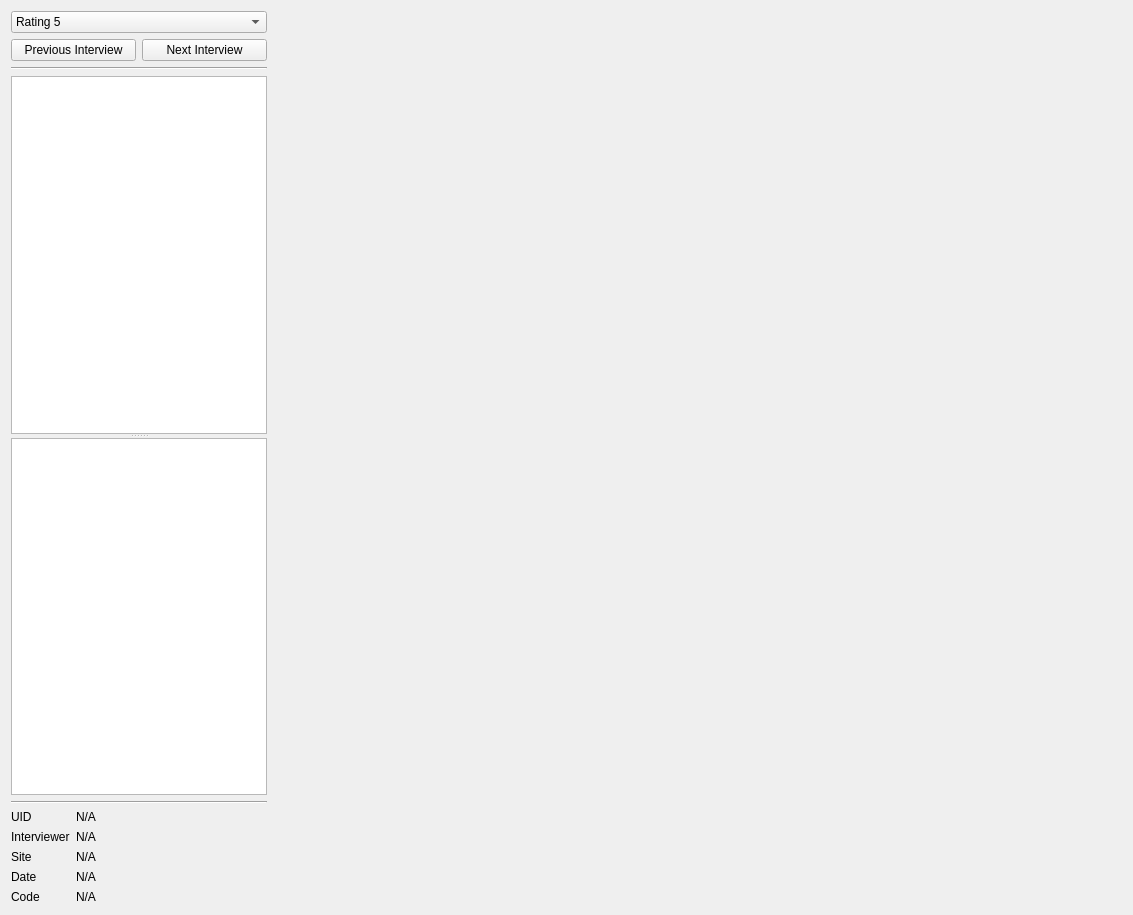
<?xml version="1.0" encoding="UTF-8"?>
<ui version="4.0">
 <class>QAlderAtlasWidget</class>
 <widget class="QWidget" name="QAlderAtlasWidget">
  <property name="geometry">
   <rect>
    <x>0</x>
    <y>0</y>
    <width>1133</width>
    <height>915</height>
   </rect>
  </property>
  <property name="windowTitle">
   <string>Form</string>
  </property>
  <layout class="QHBoxLayout" name="horizontalLayout">
   <item>
    <layout class="QVBoxLayout" name="verticalLayout">
     <item>
      <widget class="QComboBox" name="ratingComboBox">
       <property name="currentIndex">
        <number>4</number>
       </property>
       <item>
        <property name="text">
         <string>Rating 1</string>
        </property>
       </item>
       <item>
        <property name="text">
         <string>Rating 2</string>
        </property>
       </item>
       <item>
        <property name="text">
         <string>Rating 3</string>
        </property>
       </item>
       <item>
        <property name="text">
         <string>Rating 4</string>
        </property>
       </item>
       <item>
        <property name="text">
         <string>Rating 5</string>
        </property>
       </item>
      </widget>
     </item>
     <item>
      <layout class="QHBoxLayout" name="buttonLayout">
       <item>
        <widget class="QPushButton" name="previousPushButton">
         <property name="text">
          <string>Previous Interview</string>
         </property>
        </widget>
       </item>
       <item>
        <widget class="QPushButton" name="nextPushButton">
         <property name="text">
          <string>Next Interview</string>
         </property>
        </widget>
       </item>
      </layout>
     </item>
     <item>
      <widget class="Line" name="line1">
       <property name="orientation">
        <enum>Qt::Horizontal</enum>
       </property>
      </widget>
     </item>
     <item>
      <widget class="QSplitter" name="splitter">
       <property name="orientation">
        <enum>Qt::Vertical</enum>
       </property>
       <widget class="QTextEdit" name="helpTextEdit">
        <property name="sizePolicy">
         <sizepolicy hsizetype="Minimum" vsizetype="Minimum">
          <horstretch>0</horstretch>
          <verstretch>0</verstretch>
         </sizepolicy>
        </property>
        <property name="minimumSize">
         <size>
          <width>200</width>
          <height>0</height>
         </size>
        </property>
        <property name="readOnly">
         <bool>true</bool>
        </property>
       </widget>
       <widget class="QTextEdit" name="noteTextEdit">
        <property name="sizePolicy">
         <sizepolicy hsizetype="Minimum" vsizetype="Minimum">
          <horstretch>0</horstretch>
          <verstretch>0</verstretch>
         </sizepolicy>
        </property>
        <property name="minimumSize">
         <size>
          <width>200</width>
          <height>0</height>
         </size>
        </property>
        <property name="readOnly">
         <bool>true</bool>
        </property>
       </widget>
      </widget>
     </item>
     <item>
      <widget class="Line" name="line2">
       <property name="orientation">
        <enum>Qt::Horizontal</enum>
       </property>
      </widget>
     </item>
     <item>
      <layout class="QFormLayout" name="formLayout">
       <item row="0" column="0">
        <widget class="QLabel" name="infoUIdLabel">
         <property name="text">
          <string>UID</string>
         </property>
        </widget>
       </item>
       <item row="0" column="1">
        <widget class="QLabel" name="infoUIdValueLabel">
         <property name="text">
          <string>N/A</string>
         </property>
        </widget>
       </item>
       <item row="1" column="0">
        <widget class="QLabel" name="infoInterviewerLabel">
         <property name="sizePolicy">
          <sizepolicy hsizetype="Fixed" vsizetype="Preferred">
           <horstretch>0</horstretch>
           <verstretch>0</verstretch>
          </sizepolicy>
         </property>
         <property name="text">
          <string>Interviewer</string>
         </property>
        </widget>
       </item>
       <item row="1" column="1">
        <widget class="QLabel" name="infoInterviewerValueLabel">
         <property name="text">
          <string>N/A</string>
         </property>
        </widget>
       </item>
       <item row="2" column="0">
        <widget class="QLabel" name="infoSiteLabel">
         <property name="sizePolicy">
          <sizepolicy hsizetype="Fixed" vsizetype="Preferred">
           <horstretch>0</horstretch>
           <verstretch>0</verstretch>
          </sizepolicy>
         </property>
         <property name="text">
          <string>Site</string>
         </property>
        </widget>
       </item>
       <item row="2" column="1">
        <widget class="QLabel" name="infoSiteValueLabel">
         <property name="text">
          <string>N/A</string>
         </property>
        </widget>
       </item>
       <item row="3" column="0">
        <widget class="QLabel" name="infoDateLabel">
         <property name="sizePolicy">
          <sizepolicy hsizetype="Fixed" vsizetype="Preferred">
           <horstretch>0</horstretch>
           <verstretch>0</verstretch>
          </sizepolicy>
         </property>
         <property name="text">
          <string>Date</string>
         </property>
        </widget>
       </item>
       <item row="3" column="1">
        <widget class="QLabel" name="infoDateValueLabel">
         <property name="text">
          <string>N/A</string>
         </property>
        </widget>
       </item>
       <item row="4" column="0">
        <widget class="QLabel" name="infoCodeLabel">
         <property name="text">
          <string>Code</string>
         </property>
        </widget>
       </item>
       <item row="4" column="1">
        <widget class="QLabel" name="infoCodeValueLabel">
         <property name="text">
          <string>N/A</string>
         </property>
        </widget>
       </item>
      </layout>
     </item>
    </layout>
   </item>
   <item>
    <widget class="QAlderImageWidget" name="imageWidget">
     <property name="sizePolicy">
      <sizepolicy hsizetype="Expanding" vsizetype="Preferred">
       <horstretch>0</horstretch>
       <verstretch>0</verstretch>
      </sizepolicy>
     </property>
    </widget>
   </item>
  </layout>
 </widget>
 <customwidgets>
  <customwidget>
   <class>QAlderImageWidget</class>
   <extends>QWidget</extends>
   <header>QAlderImageWidget.h</header>
   <container>1</container>
  </customwidget>
 </customwidgets>
 <resources/>
 <connections/>
</ui>
